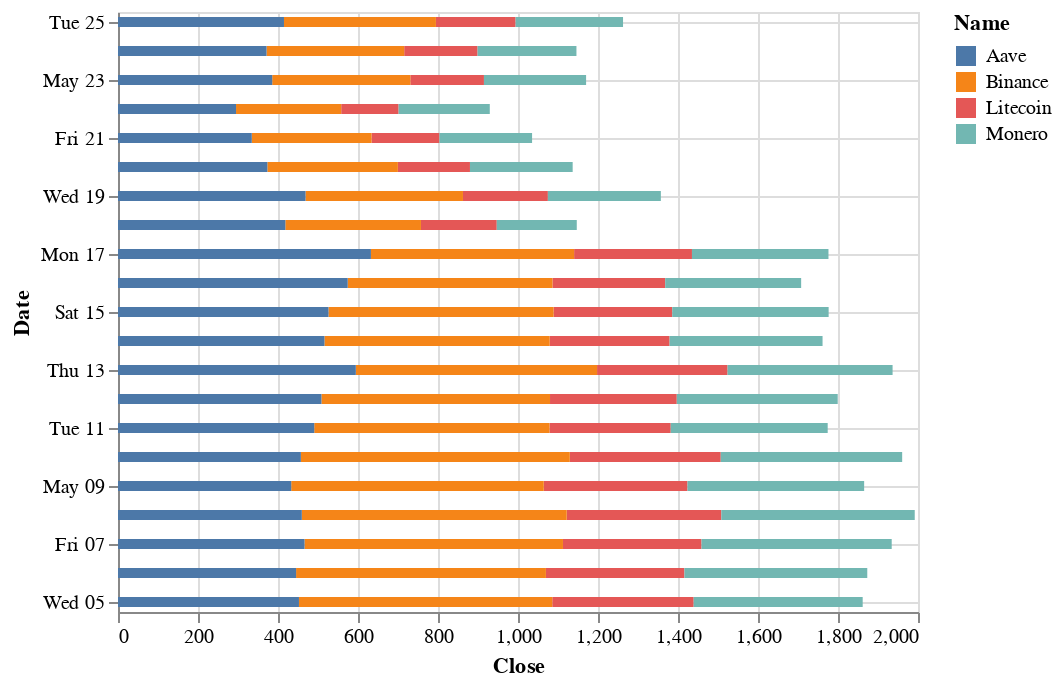

Notebook cell for this chart:
### Markdown cell above
### Graficos de Barras Horizontales

### Code cell
alt.Chart(portafolio).mark_bar().encode(
  x="Close",
  y="Date",
  color="Name").interactive()

### Figure 1 — Vega-Lite specification as saved in the notebook (floating-point values rounded to 4 significant figures)
{"config": {"view": {"continuousWidth": 400, "continuousHeight": 300}}, "data": {"name": "data-8659ee43d888fbdf51b2ca44588938c1"}, "mark": "bar", "encoding": {"color": {"type": "nominal", "field": "Name"}, "x": {"type": "quantitative", "field": "Close"}, "y": {"type": "temporal", "field": "Date"}}, "selection": {"selector026": {"type": "interval", "bind": "scales", "encodings": ["x", "y"]}}, "$schema": "https://vega.github.io/schema/vega-lite/v4.8.1.json", "datasets": {"data-8659ee43d888fbdf51b2ca44588938c1": [{"Date": "2021-05-05T00:00:00", "Day": "Wednesday", "High": 364.5, "Low": 323.7, "Open": 356.0, "Close": 353.5, "Pct_Change": -0.7097, "Diff": -2.527, "Eval": false, "Name": "Litecoin"}, {"Date": "2021-05-06T00:00:00", "Day": "Thursday", "High": 372.3, "Low": 334.0, "Open": 354.5, "Close": 346.3, "Pct_Change": -2.053, "Diff": -7.257, "Eval": false, "Name": "Litecoin"}, {"Date": "2021-05-07T00:00:00", "Day": "Friday", "High": 356.0, "Low": 335.0, "Open": 345.3, "Close": 346.4, "Pct_Change": 0.03326, "Diff": 0.1152, "Eval": true, "Name": "Litecoin"}, {"Date": "2021-05-08T00:00:00", "Day": "Saturday", "High": 388.2, "Low": 335.2, "Open": 347.1, "Close": 386.5, "Pct_Change": 11.57, "Diff": 40.08, "Eval": true, "Name": "Litecoin"}, {"Date": "2021-05-09T00:00:00", "Day": "Sunday", "High": 413.0, "Low": 339.1, "Open": 387.9, "Close": 359.3, "Pct_Change": -7.018, "Diff": -27.12, "Eval": false, "Name": "Litecoin"}, {"Date": "2021-05-10T00:00:00", "Day": "Monday", "High": 378.9, "Low": 345.3, "Open": 359.3, "Close": 377.4, "Pct_Change": 5.026, "Diff": 18.06, "Eval": true, "Name": "Litecoin"}, {"Date": "2021-05-11T00:00:00", "Day": "Tuesday", "High": 393.1, "Low": 303.1, "Open": 377.7, "Close": 303.1, "Pct_Change": -19.69, "Diff": -74.3, "Eval": false, "Name": "Litecoin"}, {"Date": "2021-05-12T00:00:00", "Day": "Wednesday", "High": 332.0, "Low": 292.3, "Open": 310.1, "Close": 316.9, "Pct_Change": 4.561, "Diff": 13.82, "Eval": true, "Name": "Litecoin"}, {"Date": "2021-05-13T00:00:00", "Day": "Thursday", "High": 338.1, "Low": 308.7, "Open": 317.5, "Close": 326.2, "Pct_Change": 2.942, "Diff": 9.325, "Eval": true, "Name": "Litecoin"}, {"Date": "2021-05-14T00:00:00", "Day": "Friday", "High": 331.6, "Low": 297.6, "Open": 326.4, "Close": 299.8, "Pct_Change": -8.111, "Diff": -26.46, "Eval": false, "Name": "Litecoin"}, {"Date": "2021-05-15T00:00:00", "Day": "Saturday", "High": 323.8, "Low": 280.4, "Open": 299.8, "Close": 296.6, "Pct_Change": -1.049, "Diff": -3.145, "Eval": false, "Name": "Litecoin"}, {"Date": "2021-05-16T00:00:00", "Day": "Sunday", "High": 296.4, "Low": 262.7, "Open": 296.1, "Close": 281.8, "Pct_Change": -5.009, "Diff": -14.86, "Eval": false, "Name": "Litecoin"}, {"Date": "2021-05-17T00:00:00", "Day": "Monday", "High": 318.0, "Low": 279.4, "Open": 281.1, "Close": 294.6, "Pct_Change": 4.56, "Diff": 12.85, "Eval": true, "Name": "Litecoin"}, {"Date": "2021-05-18T00:00:00", "Day": "Tuesday", "High": 299.8, "Low": 151.2, "Open": 294.6, "Close": 189.5, "Pct_Change": -35.67, "Diff": -105.1, "Eval": false, "Name": "Litecoin"}, {"Date": "2021-05-19T00:00:00", "Day": "Wednesday", "High": 224.8, "Low": 167.6, "Open": 186.9, "Close": 212.3, "Pct_Change": 12.01, "Diff": 22.76, "Eval": true, "Name": "Litecoin"}, {"Date": "2021-05-20T00:00:00", "Day": "Thursday", "High": 219.2, "Low": 157.6, "Open": 210.9, "Close": 180.2, "Pct_Change": -15.11, "Diff": -32.08, "Eval": false, "Name": "Litecoin"}, {"Date": "2021-05-21T00:00:00", "Day": "Friday", "High": 184.4, "Low": 163.1, "Open": 180.5, "Close": 169.6, "Pct_Change": -5.884, "Diff": -10.6, "Eval": false, "Name": "Litecoin"}, {"Date": "2021-05-22T00:00:00", "Day": "Saturday", "High": 176.5, "Low": 118.6, "Open": 169.7, "Close": 143.5, "Pct_Change": -15.38, "Diff": -26.08, "Eval": false, "Name": "Litecoin"}, {"Date": "2021-05-23T00:00:00", "Day": "Sunday", "High": 184.1, "Low": 140.4, "Open": 142.8, "Close": 184.0, "Pct_Change": 28.2, "Diff": 40.47, "Eval": true, "Name": "Litecoin"}, {"Date": "2021-05-24T00:00:00", "Day": "Monday", "High": 194.1, "Low": 168.4, "Open": 185.0, "Close": 183.5, "Pct_Change": -0.2697, "Diff": -0.4962, "Eval": false, "Name": "Litecoin"}, {"Date": "2021-05-25T00:00:00", "Day": "Tuesday", "High": 204.1, "Low": 180.0, "Open": 184.0, "Close": 199.2, "Pct_Change": 8.57, "Diff": 15.73, "Eval": true, "Name": "Litecoin"}, {"Date": "2021-05-05T00:00:00", "Day": "Wednesday", "High": 435.2, "Low": 405.6, "Open": 417.3, "Close": 422.5, "Pct_Change": 1.272, "Diff": 5.309, "Eval": true, "Name": "Monero"}, {"Date": "2021-05-06T00:00:00", "Day": "Thursday", "High": 517.6, "Low": 422.6, "Open": 422.6, "Close": 457.1, "Pct_Change": 8.196, "Diff": 34.63, "Eval": true, "Name": "Monero"}, {"Date": "2021-05-07T00:00:00", "Day": "Friday", "High": 485.7, "Low": 451.7, "Open": 454.7, "Close": 475.5, "Pct_Change": 4.009, "Diff": 18.33, "Eval": true, "Name": "Monero"}, {"Date": "2021-05-08T00:00:00", "Day": "Saturday", "High": 485.9, "Low": 447.9, "Open": 475.8, "Close": 483.6, "Pct_Change": 1.706, "Diff": 8.111, "Eval": true, "Name": "Monero"}, {"Date": "2021-05-09T00:00:00", "Day": "Sunday", "High": 497.2, "Low": 425.8, "Open": 483.7, "Close": 441.6, "Pct_Change": -8.674, "Diff": -41.95, "Eval": false, "Name": "Monero"}, {"Date": "2021-05-10T00:00:00", "Day": "Monday", "High": 454.4, "Low": 420.5, "Open": 441.2, "Close": 453.5, "Pct_Change": 2.693, "Diff": 11.89, "Eval": true, "Name": "Monero"}, {"Date": "2021-05-11T00:00:00", "Day": "Tuesday", "High": 477.7, "Low": 392.4, "Open": 453.2, "Close": 392.4, "Pct_Change": -13.48, "Diff": -61.15, "Eval": false, "Name": "Monero"}, {"Date": "2021-05-12T00:00:00", "Day": "Wednesday", "High": 420.9, "Low": 370.7, "Open": 396.7, "Close": 402.4, "Pct_Change": 2.542, "Diff": 9.975, "Eval": true, "Name": "Monero"}, {"Date": "2021-05-13T00:00:00", "Day": "Thursday", "High": 422.0, "Low": 397.7, "Open": 402.5, "Close": 412.5, "Pct_Change": 2.531, "Diff": 10.18, "Eval": true, "Name": "Monero"}, {"Date": "2021-05-14T00:00:00", "Day": "Friday", "High": 440.8, "Low": 382.0, "Open": 412.7, "Close": 382.4, "Pct_Change": -7.306, "Diff": -30.14, "Eval": false, "Name": "Monero"}, {"Date": "2021-05-15T00:00:00", "Day": "Saturday", "High": 404.4, "Low": 372.3, "Open": 382.1, "Close": 390.9, "Pct_Change": 2.227, "Diff": 8.516, "Eval": true, "Name": "Monero"}, {"Date": "2021-05-16T00:00:00", "Day": "Sunday", "High": 390.8, "Low": 333.0, "Open": 390.8, "Close": 339.9, "Pct_Change": -13.05, "Diff": -51.03, "Eval": false, "Name": "Monero"}, {"Date": "2021-05-17T00:00:00", "Day": "Monday", "High": 360.4, "Low": 327.7, "Open": 339.5, "Close": 341.3, "Pct_Change": 0.406, "Diff": 1.38, "Eval": true, "Name": "Monero"}, {"Date": "2021-05-18T00:00:00", "Day": "Tuesday", "High": 345.1, "Low": 153.4, "Open": 341.6, "Close": 200.0, "Pct_Change": -41.39, "Diff": -141.2, "Eval": false, "Name": "Monero"}, {"Date": "2021-05-19T00:00:00", "Day": "Wednesday", "High": 289.7, "Low": 182.1, "Open": 198.3, "Close": 282.4, "Pct_Change": 41.19, "Diff": 82.4, "Eval": true, "Name": "Monero"}, {"Date": "2021-05-20T00:00:00", "Day": "Thursday", "High": 329.6, "Low": 228.0, "Open": 281.0, "Close": 256.8, "Pct_Change": -9.085, "Diff": -25.66, "Eval": false, "Name": "Monero"}, {"Date": "2021-05-21T00:00:00", "Day": "Friday", "High": 262.5, "Low": 223.5, "Open": 256.9, "Close": 231.6, "Pct_Change": -9.796, "Diff": -25.15, "Eval": false, "Name": "Monero"}, {"Date": "2021-05-22T00:00:00", "Day": "Saturday", "High": 261.1, "Low": 177.5, "Open": 231.5, "Close": 227.9, "Pct_Change": -1.591, "Diff": -3.685, "Eval": false, "Name": "Monero"}, {"Date": "2021-05-23T00:00:00", "Day": "Sunday", "High": 256.8, "Low": 216.1, "Open": 226.5, "Close": 255.4, "Pct_Change": 12.04, "Diff": 27.44, "Eval": true, "Name": "Monero"}, {"Date": "2021-05-24T00:00:00", "Day": "Monday", "High": 265.0, "Low": 227.8, "Open": 256.1, "Close": 247.1, "Pct_Change": -3.232, "Diff": -8.255, "Eval": false, "Name": "Monero"}, {"Date": "2021-05-25T00:00:00", "Day": "Tuesday", "High": 270.2, "Low": 243.5, "Open": 246.9, "Close": 268.6, "Pct_Change": 8.686, "Diff": 21.47, "Eval": true, "Name": "Monero"}, {"Date": "2021-05-05T00:00:00", "Day": "Wednesday", "High": 653.4, "Low": 621.1, "Open": 651.0, "Close": 633.3, "Pct_Change": -2.821, "Diff": -18.38, "Eval": false, "Name": "Binance"}, {"Date": "2021-05-06T00:00:00", "Day": "Thursday", "High": 644.1, "Low": 612.2, "Open": 634.0, "Close": 624.6, "Pct_Change": -1.376, "Diff": -8.717, "Eval": false, "Name": "Binance"}, {"Date": "2021-05-07T00:00:00", "Day": "Friday", "High": 657.5, "Low": 618.8, "Open": 624.4, "Close": 646.1, "Pct_Change": 3.448, "Diff": 21.54, "Eval": true, "Name": "Binance"}, {"Date": "2021-05-08T00:00:00", "Day": "Saturday", "High": 678.2, "Low": 631.5, "Open": 646.3, "Close": 662.2, "Pct_Change": 2.496, "Diff": 16.13, "Eval": true, "Name": "Binance"}, {"Date": "2021-05-09T00:00:00", "Day": "Sunday", "High": 690.9, "Low": 596.2, "Open": 661.5, "Close": 631.4, "Pct_Change": -4.663, "Diff": -30.88, "Eval": false, "Name": "Binance"}, {"Date": "2021-05-10T00:00:00", "Day": "Monday", "High": 672.5, "Low": 623.2, "Open": 631.2, "Close": 672.3, "Pct_Change": 6.491, "Diff": 40.98, "Eval": true, "Name": "Binance"}, {"Date": "2021-05-11T00:00:00", "Day": "Tuesday", "High": 684.1, "Low": 588.2, "Open": 671.8, "Close": 588.2, "Pct_Change": -12.52, "Diff": -84.15, "Eval": false, "Name": "Binance"}, {"Date": "2021-05-12T00:00:00", "Day": "Wednesday", "High": 633.0, "Low": 530.2, "Open": 593.0, "Close": 571.4, "Pct_Change": -2.848, "Diff": -16.75, "Eval": false, "Name": "Binance"}, {"Date": "2021-05-13T00:00:00", "Day": "Thursday", "High": 614.5, "Low": 567.0, "Open": 571.0, "Close": 603.1, "Pct_Change": 5.546, "Diff": 31.69, "Eval": true, "Name": "Binance"}, {"Date": "2021-05-14T00:00:00", "Day": "Friday", "High": 610.5, "Low": 561.2, "Open": 602.6, "Close": 563.0, "Pct_Change": -6.646, "Diff": -40.09, "Eval": false, "Name": "Binance"}, {"Date": "2021-05-15T00:00:00", "Day": "Saturday", "High": 606.0, "Low": 535.1, "Open": 562.6, "Close": 562.8, "Pct_Change": -0.03763, "Diff": -0.2119, "Eval": true, "Name": "Binance"}, {"Date": "2021-05-16T00:00:00", "Day": "Sunday", "High": 564.4, "Low": 486.0, "Open": 564.4, "Close": 512.0, "Pct_Change": -9.037, "Diff": -50.87, "Eval": false, "Name": "Binance"}, {"Date": "2021-05-17T00:00:00", "Day": "Monday", "High": 534.2, "Low": 497.0, "Open": 511.4, "Close": 508.0, "Pct_Change": -0.77, "Diff": -3.942, "Eval": false, "Name": "Binance"}, {"Date": "2021-05-18T00:00:00", "Day": "Tuesday", "High": 515.7, "Low": 283.5, "Open": 508.9, "Close": 339.0, "Pct_Change": -33.27, "Diff": -169.0, "Eval": false, "Name": "Binance"}, {"Date": "2021-05-19T00:00:00", "Day": "Wednesday", "High": 424.3, "Low": 286.1, "Open": 335.6, "Close": 393.6, "Pct_Change": 16.1, "Diff": 54.59, "Eval": true, "Name": "Binance"}, {"Date": "2021-05-20T00:00:00", "Day": "Thursday", "High": 415.7, "Low": 275.4, "Open": 391.5, "Close": 326.3, "Pct_Change": -17.1, "Diff": -67.32, "Eval": false, "Name": "Binance"}, {"Date": "2021-05-21T00:00:00", "Day": "Friday", "High": 335.7, "Low": 285.4, "Open": 326.8, "Close": 299.5, "Pct_Change": -8.211, "Diff": -26.79, "Eval": false, "Name": "Binance"}, {"Date": "2021-05-22T00:00:00", "Day": "Saturday", "High": 313.5, "Low": 213.5, "Open": 300.0, "Close": 262.9, "Pct_Change": -12.21, "Diff": -36.56, "Eval": false, "Name": "Binance"}, {"Date": "2021-05-23T00:00:00", "Day": "Sunday", "High": 350.3, "Low": 258.6, "Open": 261.1, "Close": 345.3, "Pct_Change": 31.32, "Diff": 82.36, "Eval": true, "Name": "Binance"}, {"Date": "2021-05-24T00:00:00", "Day": "Monday", "High": 374.6, "Low": 307.7, "Open": 345.5, "Close": 344.1, "Pct_Change": -0.3463, "Diff": -1.196, "Eval": false, "Name": "Binance"}, {"Date": "2021-05-25T00:00:00", "Day": "Tuesday", "High": 387.8, "Low": 337.1, "Open": 343.5, "Close": 379.9, "Pct_Change": 10.39, "Diff": 35.74, "Eval": true, "Name": "Binance"}, {"Date": "2021-05-05T00:00:00", "Day": "Wednesday", "High": 480.7, "Low": 442.4, "Open": 479.8, "Close": 452.4, "Pct_Change": -5.754, "Diff": -27.62, "Eval": false, "Name": "Aave"}, {"Date": "2021-05-06T00:00:00", "Day": "Thursday", "High": 466.9, "Low": 434.8, "Open": 452.4, "Close": 445.2, "Pct_Change": -1.588, "Diff": -7.186, "Eval": false, "Name": "Aave"}, {"Date": "2021-05-07T00:00:00", "Day": "Friday", "High": 475.4, "Low": 441.0, "Open": 445.2, "Close": 466.3, "Pct_Change": 4.738, "Diff": 21.1, "Eval": true, "Name": "Aave"}, {"Date": "2021-05-08T00:00:00", "Day": "Saturday", "High": 468.6, "Low": 441.9, "Open": 466.6, "Close": 459.6, "Pct_Change": -1.443, "Diff": -6.73, "Eval": false, "Name": "Aave"}, {"Date": "2021-05-09T00:00:00", "Day": "Sunday", "High": 482.4, "Low": 403.2, "Open": 459.3, "Close": 433.1, "Pct_Change": -5.773, "Diff": -26.53, "Eval": false, "Name": "Aave"}, {"Date": "2021-05-10T00:00:00", "Day": "Monday", "High": 458.8, "Low": 417.7, "Open": 433.2, "Close": 457.2, "Pct_Change": 5.571, "Diff": 24.12, "Eval": true, "Name": "Aave"}, {"Date": "2021-05-11T00:00:00", "Day": "Tuesday", "High": 595.8, "Low": 456.5, "Open": 457.4, "Close": 490.6, "Pct_Change": 7.306, "Diff": 33.4, "Eval": true, "Name": "Aave"}, {"Date": "2021-05-12T00:00:00", "Day": "Wednesday", "High": 619.3, "Low": 468.5, "Open": 509.1, "Close": 508.6, "Pct_Change": 3.678, "Diff": 18.04, "Eval": false, "Name": "Aave"}, {"Date": "2021-05-13T00:00:00", "Day": "Thursday", "High": 631.6, "Low": 507.4, "Open": 508.9, "Close": 594.6, "Pct_Change": 16.9, "Diff": 85.93, "Eval": true, "Name": "Aave"}, {"Date": "2021-05-14T00:00:00", "Day": "Friday", "High": 610.3, "Low": 511.9, "Open": 594.4, "Close": 516.2, "Pct_Change": -13.18, "Diff": -78.39, "Eval": false, "Name": "Aave"}, {"Date": "2021-05-15T00:00:00", "Day": "Saturday", "High": 562.2, "Low": 479.4, "Open": 515.7, "Close": 526.2, "Pct_Change": 1.946, "Diff": 10.05, "Eval": true, "Name": "Aave"}, {"Date": "2021-05-16T00:00:00", "Day": "Sunday", "High": 593.0, "Low": 473.2, "Open": 527.3, "Close": 574.3, "Pct_Change": 9.13, "Diff": 48.04, "Eval": true, "Name": "Aave"}, {"Date": "2021-05-17T00:00:00", "Day": "Monday", "High": 666.9, "Low": 565.7, "Open": 572.2, "Close": 632.3, "Pct_Change": 10.1, "Diff": 58.01, "Eval": true, "Name": "Aave"}, {"Date": "2021-05-18T00:00:00", "Day": "Tuesday", "High": 649.1, "Low": 354.5, "Open": 629.2, "Close": 418.4, "Pct_Change": -33.83, "Diff": -213.9, "Eval": false, "Name": "Aave"}, {"Date": "2021-05-19T00:00:00", "Day": "Wednesday", "High": 508.0, "Low": 355.4, "Open": 412.9, "Close": 468.8, "Pct_Change": 12.06, "Diff": 50.44, "Eval": true, "Name": "Aave"}, {"Date": "2021-05-20T00:00:00", "Day": "Thursday", "High": 494.5, "Low": 310.5, "Open": 467.5, "Close": 373.4, "Pct_Change": -20.35, "Diff": -95.39, "Eval": false, "Name": "Aave"}, {"Date": "2021-05-21T00:00:00", "Day": "Friday", "High": 381.6, "Low": 311.8, "Open": 373.8, "Close": 334.5, "Pct_Change": -10.43, "Diff": -38.94, "Eval": false, "Name": "Aave"}, {"Date": "2021-05-22T00:00:00", "Day": "Saturday", "High": 351.1, "Low": 210.0, "Open": 335.4, "Close": 295.1, "Pct_Change": -11.78, "Diff": -39.39, "Eval": false, "Name": "Aave"}, {"Date": "2021-05-23T00:00:00", "Day": "Sunday", "High": 397.1, "Low": 289.4, "Open": 294.3, "Close": 385.6, "Pct_Change": 30.66, "Diff": 90.48, "Eval": true, "Name": "Aave"}, {"Date": "2021-05-24T00:00:00", "Day": "Monday", "High": 403.7, "Low": 323.7, "Open": 387.0, "Close": 371.4, "Pct_Change": -3.681, "Diff": -14.19, "Eval": false, "Name": "Aave"}, {"Date": "2021-05-25T00:00:00", "Day": "Tuesday", "High": 415.1, "Low": 359.5, "Open": 370.8, "Close": 414.9, "Pct_Change": 11.73, "Diff": 43.55, "Eval": true, "Name": "Aave"}]}}
